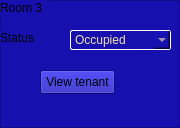
               <widget class="QFrame" name="frame_4">
                <property name="sizePolicy">
                 <sizepolicy hsizetype="Fixed" vsizetype="Fixed">
                  <horstretch>0</horstretch>
                  <verstretch>0</verstretch>
                 </sizepolicy>
                </property>
                <property name="minimumSize">
                 <size>
                  <width>139</width>
                  <height>128</height>
                 </size>
                </property>
                <property name="styleSheet">
                 <string notr="true">background-color:#1610ae;</string>
                </property>
                <property name="frameShape">
                 <enum>QFrame::StyledPanel</enum>
                </property>
                <property name="frameShadow">
                 <enum>QFrame::Raised</enum>
                </property>
                <widget class="QLabel" name="label_56">
                 <property name="geometry">
                  <rect>
                   <x>0</x>
                   <y>0</y>
                   <width>49</width>
                   <height>16</height>
                  </rect>
                 </property>
                 <property name="text">
                  <string>Room 3</string>
                 </property>
                </widget>
                <widget class="QLabel" name="label_57">
                 <property name="geometry">
                  <rect>
                   <x>0</x>
                   <y>30</y>
                   <width>49</width>
                   <height>16</height>
                  </rect>
                 </property>
                 <property name="text">
                  <string>Status</string>
                 </property>
                </widget>
                <widget class="QPushButton" name="view_tenant_btn_3">
                 <property name="geometry">
                  <rect>
                   <x>40</x>
                   <y>70</y>
                   <width>75</width>
                   <height>24</height>
                  </rect>
                 </property>
                 <property name="text">
                  <string>View tenant</string>
                 </property>
                </widget>
                <widget class="QComboBox" name="statusEdit_12">
                 <property name="geometry">
                  <rect>
                   <x>70</x>
                   <y>30</y>
                   <width>101</width>
                   <height>20</height>
                  </rect>
                 </property>
                 <property name="styleSheet">
                  <string notr="true">border:1px solid white;
border-radius:1.5px;
color:wheat;</string>
                 </property>
                 <item>
                  <property name="text">
                   <string>Occupied</string>
                  </property>
                 </item>
                 <item>
                  <property name="text">
                   <string>Vacant</string>
                  </property>
                 </item>
                 <item>
                  <property name="text">
                   <string>Needing Repair</string>
                  </property>
                 </item>
                </widget>
               </widget>
